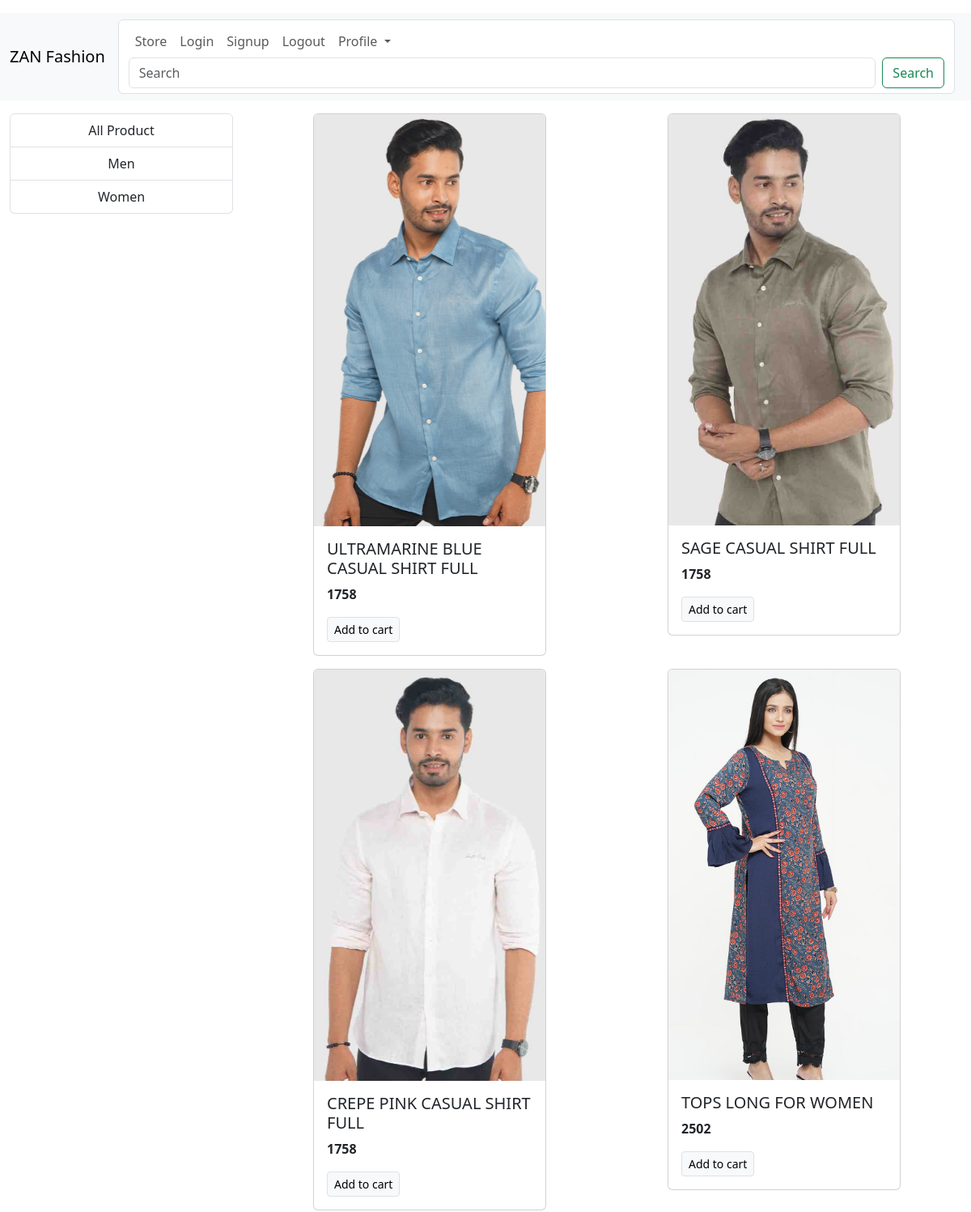
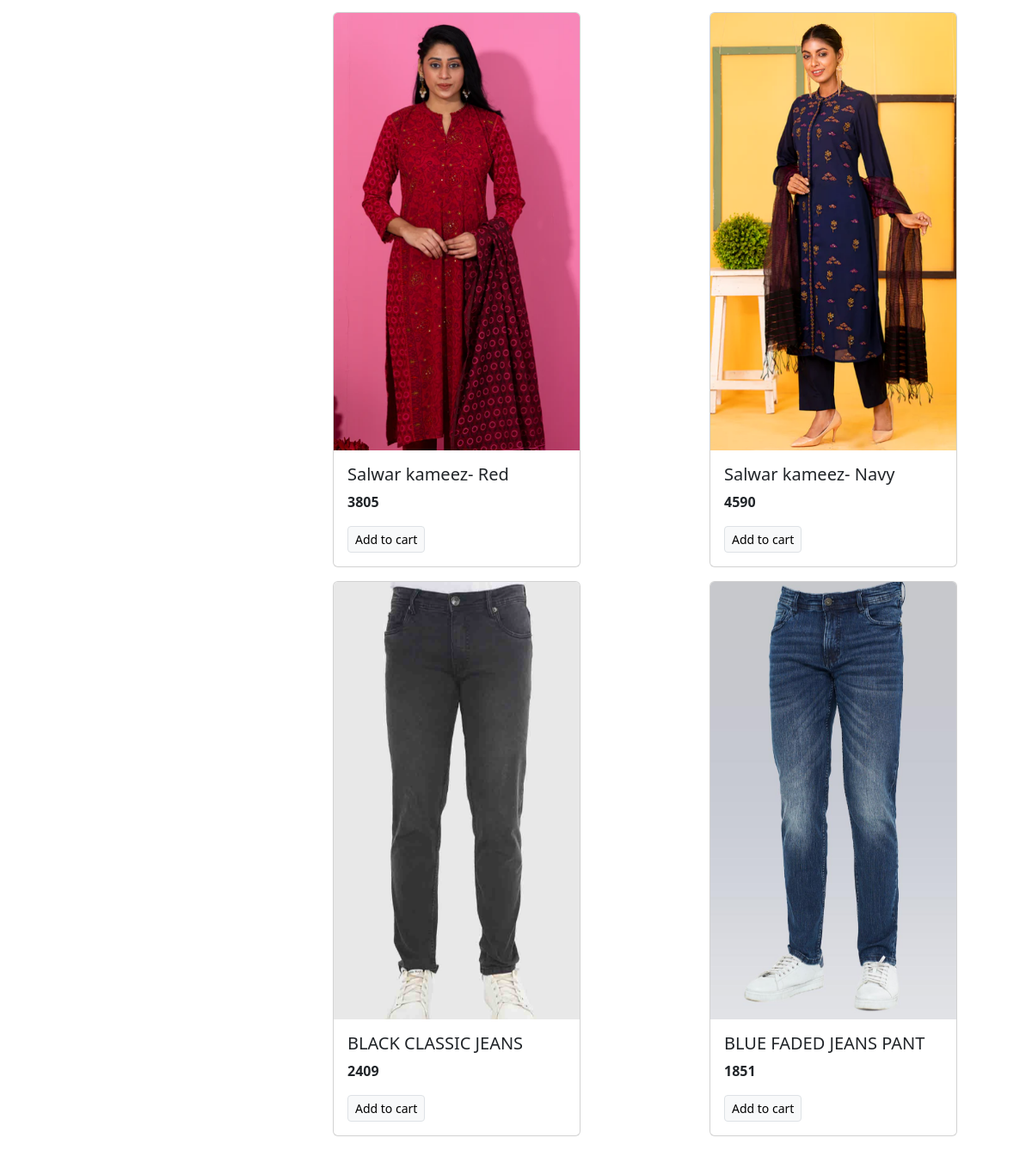
The page / on the database its author committed (2 pictures, top to bottom).
### store/models/category.py (models this page shows, shortened)
class category(models.Model):
    name = models.CharField(max_length=20)
    @staticmethod
    def get_all_categorys():
        return category.objects.all()

### store/models/product.py (models this page shows, shortened)
class Product(models.Model):
    name = models.CharField(max_length=50)
    price = models.IntegerField(default=0)
    description = models.CharField(max_length=150, default='')
    Category = models.ForeignKey(category, on_delete=models.CASCADE, default=1)
    image = models.ImageField(upload_to='products_img/')

### store/views/home.py (the view)
# urls.py: path('', home.index, name='homepage'),
def index(request):
    products = None
    categories = category.get_all_categorys()
    categoryID = request.GET.get('category')
    if categoryID:
        products = Product.get_all_products_by_categoryid(categoryID)
    else:
        products = Product.objects.all()
    data = {}
    data['products'] = products
    data['categorys'] = categories
    print('You are: ',request.session.get('email'))
    return render(request, 'index.html', data)

### store/templates/index.html (shortened to what this page needs)
{% extends 'base.html' %}
{% block content %}
<div class="container-fluid mt-3">
  <div class="row">
    <div class="col-lg-3 mx-auto">
      <div class="list-group">
        <a href="/" class="list-group-item list-group-item-action text-center">All Product</a>
        {% for category in categorys  %}
        <a href="/?category={{category.id}}" class="list-group-item list-group-item-action text-center">{{category.name}}</a>
        {% endfor %}
      </div>
    </div>
    <div id="product" class="col-lg-9 mx-auto">
      <div class="row mx-auto">
        {% for Product in products %}
        <div class="col">
          <div class="card mx-auto mb-3" style="width: 18rem">
            <img src="{{Product.image.url}}" class="card-img-top" alt="..." />
            <div class="card-body">
              <h5 class="card-title">{{Product.name}}</h5>
              <p class="card-text"><b>{{Product.price}}</b></p>
              <a href="#" class="btn btn-light border btn-sm">Add to cart</a>
            </div>
          </div>
        </div>
        {% endfor %}
      </div>
    </div>
  </div>
</div>
{% endblock  %}

### store/templates/base.html (shortened to what this page needs)
<!DOCTYPE html>
<html lang="en">
  <head>
    <link
      href="https://cdn.jsdelivr.net/npm/bootstrap@5.3.0-alpha1/dist/css/bootstrap.min.css"
      rel="stylesheet"
    />
  </head>
  <body>
    <nav class="navbar navbar-expand-lg bg-body-tertiary mt-3">
      <div class="container-fluid">
        <a class="navbar-brand" href="#">ZAN Fashion</a>
        <div class="me-2 form-control" id="navbarSupportedContent">
          <ul class="navbar-nav me-auto mb-2 mb-lg-0">
            <li class="nav-item">
              <a class="nav-link" aria-current="page" href="#">Store</a>
            </li>
            <li class="nav-item">
              <a class="nav-link" aria-current="page" href="/login">Login</a>
            </li>
            <li class="nav-item">
              <a class="nav-link" aria-current="page" href="/singup">Signup</a>
            </li>
            <li class="nav-item">
              <a class="nav-link" aria-current="page" href="#">Logout</a>
            </li>
            <li class="nav-item dropdown">
              <a
                class="nav-link dropdown-toggle"
                href="#"
                role="button"
                data-bs-toggle="dropdown"
                aria-expanded="false"
              >
                Profile
              </a>
            </li>
          </ul>
          <form class="d-flex" role="search">
            <input
              class="form-control me-2"
              type="search"
              placeholder="Search"
              aria-label="Search"
            />
            <button class="btn btn-outline-success" type="submit">
              Search
            </button>
          </form>
        </div>
      </div>
    </nav>
     {% block content %}{% endblock  %}
  </body>
</html>

### rows shown on the page
category: name "Men"
category: name "Women"
Product: image (picture), name "ULTRAMARINE BLUE CASUAL SHIRT FULL", price "1758"
Product: image (picture), name "SAGE CASUAL SHIRT FULL", price "1758"
Product: image (picture), name "CREPE PINK CASUAL SHIRT FULL", price "1758"
Product: image (picture), name "TOPS LONG FOR WOMEN", price "2502"
Product: image (picture), name "Salwar kameez- Red", price "3805"
Product: image (picture), name "Salwar kameez- Navy", price "4590"
Product: image (picture), name "BLACK CLASSIC JEANS", price "2409"
Product: image (picture), name "BLUE FADED JEANS PANT", price "1851"
